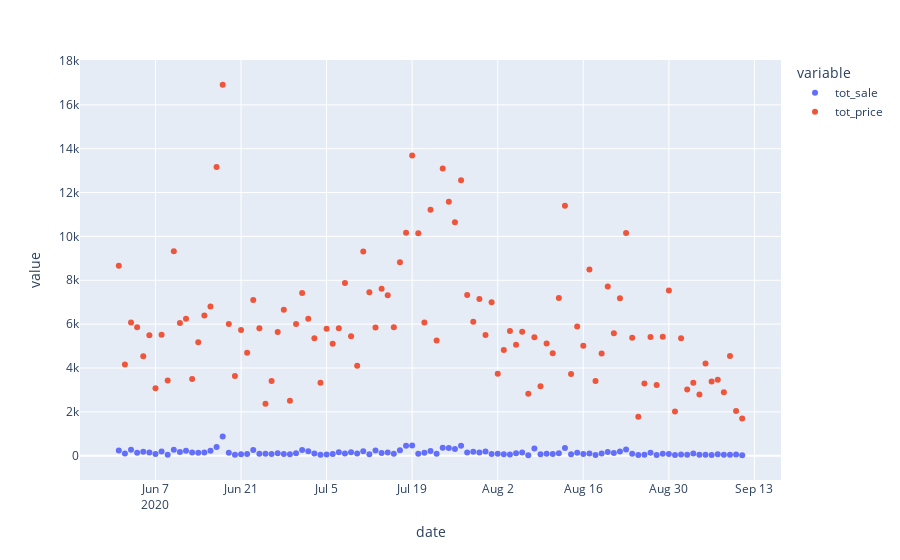

Notebook cell for this chart:
### Code cell
fig = px.scatter(df, x=df.index, y=['tot_sale','tot_price'])
fig.show()
